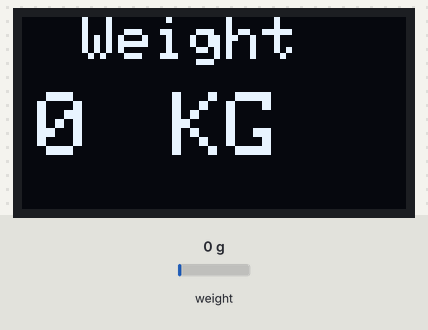
A sketch run on a simulated Arduino Uno, built with avr-gcc and run on an emulated ATmega328P. Shown: 128×64 one-colour display. Inputs (shaded band) come from the test bench; at power-on: weight on the scale 0 g. What the sketch prints to the serial monitor is not drawn.

Above: at 2.2 s.
2.3 s: weight on the scale set to 1250 g
At 3.8 s:
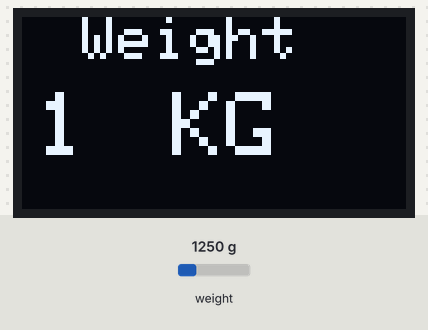
4.1 s: weight on the scale set to 2500 g
At 5.0 s:
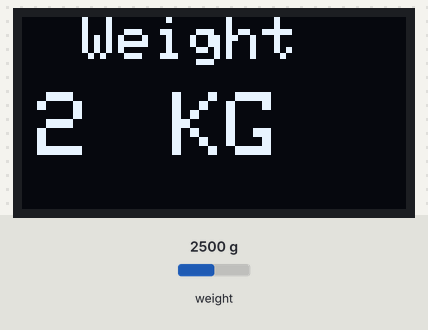
6.1 s: weight on the scale set to 3750 g
At 7.4 s:
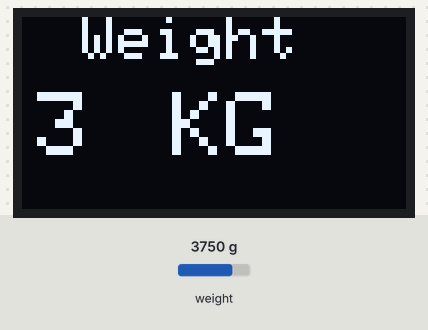
Timing chart, 0 to 9.1 s (numbered marks = the images above; inputs shaded):
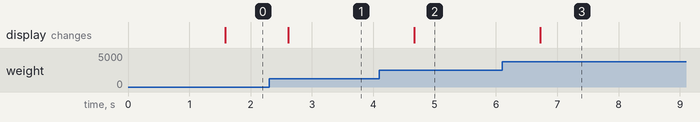

The sketch:

DisplayScaleReading.ino
```cpp
#include "HX711.h"
#include <Wire.h>
#include <Adafruit_GFX.h>
#include <Adafruit_SSD1306.h>

#define calibration_factor 43015
#define SCREEN_WIDTH 128
#define SCREEN_HEIGHT 64

const int LOADCELL_SCK_PIN = 2;
const int LOADCELL_DOUT_PIN = 3;

Adafruit_SSD1306 display(SCREEN_WIDTH, SCREEN_HEIGHT, &Wire, -1);
HX711 scale;

void setup() {
  Serial.begin(9600);
    if(!display.begin(SSD1306_SWITCHCAPVCC, 0x3C))
    { // Address 0x3D for 128x64
      Serial.println(F("SSD1306 allocation failed"));
      for(;;);
    }
    display.clearDisplay();
    display.setTextSize(2);
    display.setTextColor(WHITE);
    display.setCursor(0,0);
    display.println("Welcome");
    display.display();
  scale.begin(LOADCELL_DOUT_PIN, LOADCELL_SCK_PIN);
  scale.set_scale(calibration_factor);
  scale.tare();
}

void loop() {
  if (scale.is_ready())
    {
      long reading = scale.get_units(5);
      long readingInGram=reading*1000;
      Serial.println(reading);

      display.clearDisplay();
      display.setCursor(20,0);
      display.setTextSize(2);
      display.println("Weight");


      display.setCursor(5,25);
      display.setTextSize(3);
      display.print(reading);
      //display.print(readingInGram);

      display.setCursor(50,25);
      display.setTextSize(3);
      display.print("KG");

      display.display();
    }
  else
    {
      Serial.println("Sorry");
      display.print("Sorry!");
      display.display();
    }
  delay(500);
}
```

Measured:
- after the input at 2.3 s, the display: changes after 0.31 s (image 1)
- after the input at 4.1 s, the display: changes after 0.57 s (image 2)
- after the input at 6.1 s, the display: changes after 0.62 s (image 3)
